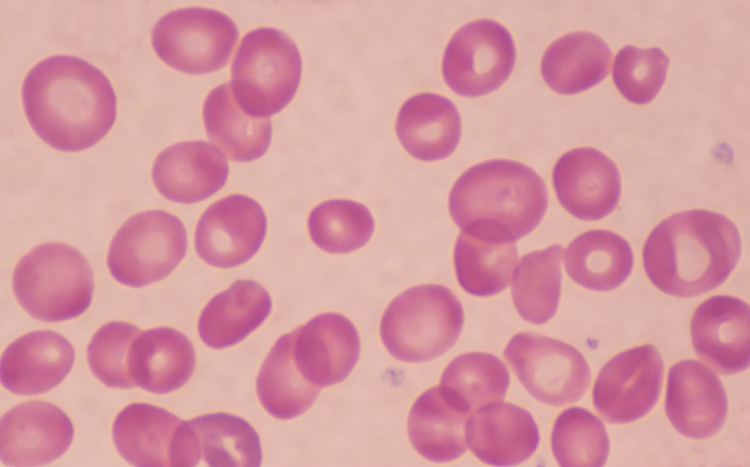
%> input picture images/my3.jpg, 1500 x 934 px (shown at 1/2 size)
$ octave blood.m   (GNU Octave 9; MATLAB toolbox functions it lacks are replaced by stand-ins)
%> lines starting %> are read from the running program, lines starting %| are printed output that depends on the picture; in (x1, y1, x2, y2) boxes, pixels count from 0 and x2, y2 are one past the last pixel; in counts of white or black regions, pixels touching at a corner belong together; the program's own positions count from 1

%% Read and show original Image

img = imread('my3.jpg');
%> img is the input picture: size 934x1500x3 uint8; mean R, G, B 213, 153, 161.4
figure;
subplot(4,3,1);
imshow(img);
title('Original Image')

%% Convert to grayscale and show Image

gray_image = rgb2gray(img);
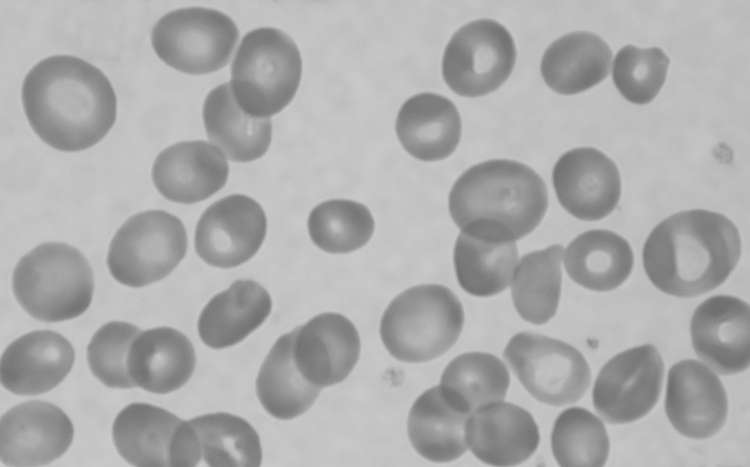
%> gray_image: size 934x1500 uint8 (shown at 1/2 size); min 101, max 207, mean 171.9
subplot(4,3,2);
imshow(gray_image)
title('Grayscale Image')

%% Separate the channels (RGB) and display Red and Blue channel

red = img(:,:,1);
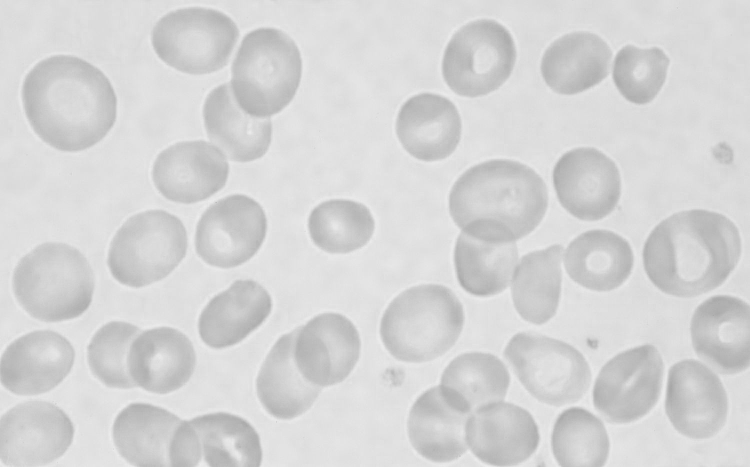
%> red: size 934x1500 uint8 (shown at 1/2 size); min 163, max 239, mean 213
subplot(4,3,3);
imshow(red);
title('Red Channel')

subplot(4,3,4);
blue = img(:,:,3);
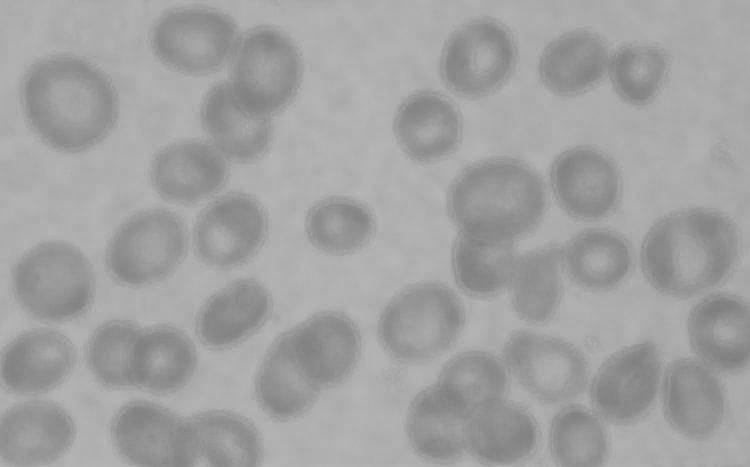
%> blue: size 934x1500 uint8 (shown at 1/2 size); min 115, max 186, mean 161.4
imshow(blue);
title('Blue channel')

%% Segment WBC Nucleas from RED channel

[w,h]=size(red);
%> w = 934; h = 1500
wbc = zeros([w h]);
for i=1:w
   for j=1:h
      if red(i,j)<140
          red(i,j)=255;
          wbc(i,j)=255;
      end
   end
end
%> wbc: size 934x1500 double; every value is 0

w_nuc = imbinarize(red);
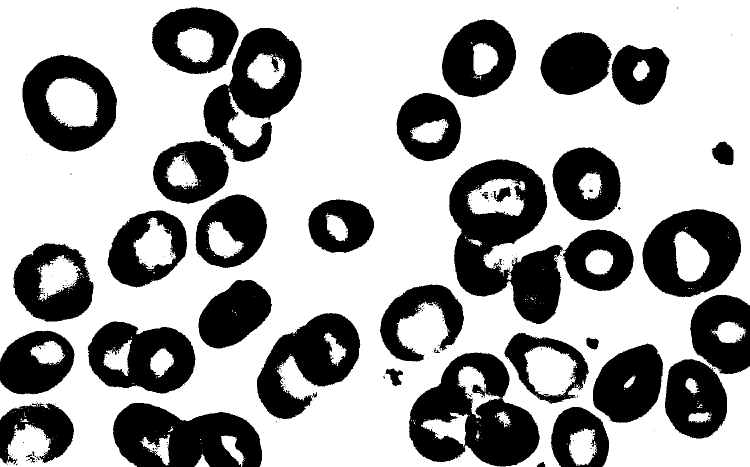
%> w_nuc: size 934x1500 logical (shown at 1/2 size); 66.3% white; 307 black regions (265 under 20 px), largest, box (x1, y1, x2, y2) and area: (898, 319, 1126, 648) 40179, (818, 705, 1080, 933) 33698, (226, 806, 524, 934) 27076
subplot(4,3,5);
imshow(w_nuc);
title('WBC Nucleus Binarized')
wbc = imopen(wbc, strel('disk',2));
wbc = imclose(wbc, strel('disk',3));
subplot(4,3,6)
imshow(wbc);
title('Segmented WBC')
%% Segment RBC from BLUE channel

[w,h]=size(blue);
for i=1:w
   for j=1:h
      if blue(i,j)>175
          blue(i,j)=255;
      end
   end
end
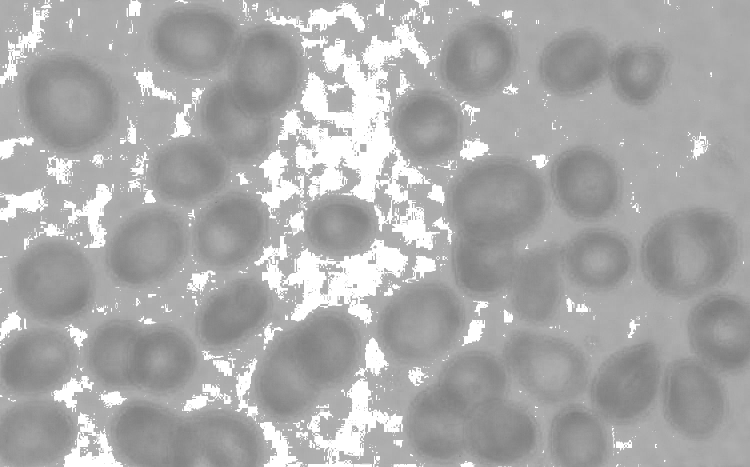
%> blue: size 934x1500 uint8 (shown at 1/2 size); 11.54% of pixels changed, all inside (x1, y1, x2, y2) = (0, 0, 1488, 934)

rbc = imbinarize(blue);
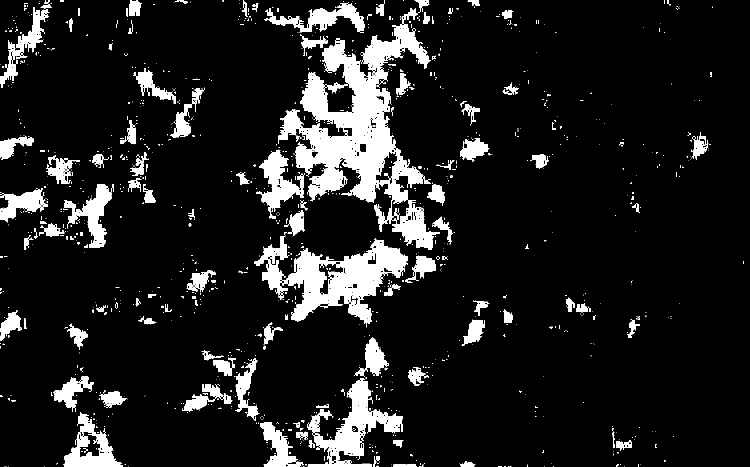
%> rbc: size 934x1500 logical (shown at 1/2 size); 11.5% white; 1211 white regions (1038 under 20 px), largest, box (x1, y1, x2, y2) and area: (556, 16, 880, 500) 49349, (565, 477, 816, 655) 18862, (615, 757, 806, 934) 10178
subplot(4,3,7);
imshow(rbc);
title('Segmented RBC')

%% Add both Images and Invert the output
% Adding both images will remove the WBC nucleus from the image.
% This will improve the detection and will reduce the misidentification
rbc_clean = w_nuc + rbc;
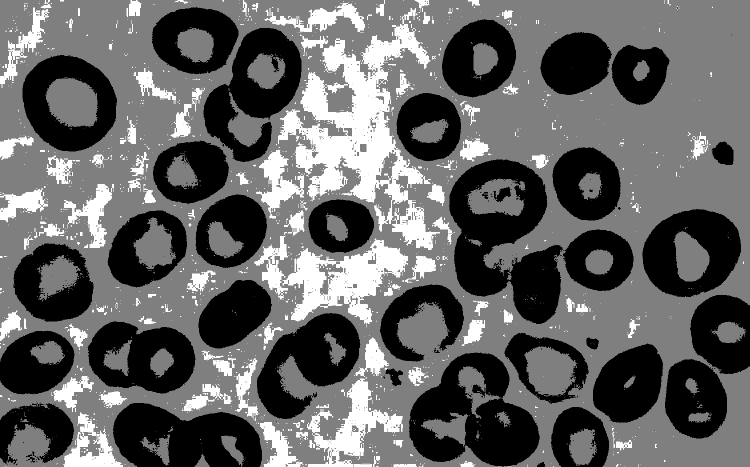
%> rbc_clean: size 934x1500 double (shown at 1/2 size); min 0, max 2, mean 0.779; drawn with min black and max white
subplot(4,3,8);
imshow(rbc_clean);
title('Combined RBC + WBC Binary')

inv_rbc_clean = ~rbc_clean;
subplot(4,3,9);
imshow(inv_rbc_clean);
title('Inverted RBC Clean mask')

%% Count the circles in the image and Highlight them
figure;
imshow(img);
hold on;
% Count number of RBC
%> (the run ends here)
